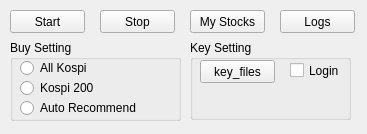
<?xml version="1.0" encoding="UTF-8"?>
<ui version="4.0">
 <class>Stock_gui</class>
 <widget class="QWidget" name="Stock_gui">
  <property name="geometry">
   <rect>
    <x>0</x>
    <y>0</y>
    <width>367</width>
    <height>134</height>
   </rect>
  </property>
  <property name="windowTitle">
   <string>Auto Stock</string>
  </property>
  <property name="windowIcon">
   <iconset>
    <normaloff>img/chart-line-g3a7c2e109_1280.ico</normaloff>img/chart-line-g3a7c2e109_1280.ico</iconset>
  </property>
  <widget class="QPushButton" name="Start_btn">
   <property name="geometry">
    <rect>
     <x>10</x>
     <y>10</y>
     <width>75</width>
     <height>23</height>
    </rect>
   </property>
   <property name="text">
    <string>Start</string>
   </property>
  </widget>
  <widget class="QPushButton" name="Stop_btn">
   <property name="geometry">
    <rect>
     <x>100</x>
     <y>10</y>
     <width>75</width>
     <height>23</height>
    </rect>
   </property>
   <property name="text">
    <string>Stop</string>
   </property>
  </widget>
  <widget class="QGroupBox" name="Buy_setting_Gurop">
   <property name="geometry">
    <rect>
     <x>10</x>
     <y>40</y>
     <width>171</width>
     <height>81</height>
    </rect>
   </property>
   <property name="title">
    <string>Buy Setting</string>
   </property>
   <widget class="QRadioButton" name="All_kospi">
    <property name="geometry">
     <rect>
      <x>10</x>
      <y>20</y>
      <width>121</width>
      <height>16</height>
     </rect>
    </property>
    <property name="text">
     <string>All Kospi</string>
    </property>
   </widget>
   <widget class="QRadioButton" name="Auto_recommend_kospi">
    <property name="geometry">
     <rect>
      <x>10</x>
      <y>60</y>
      <width>121</width>
      <height>16</height>
     </rect>
    </property>
    <property name="text">
     <string>Auto Recommend</string>
    </property>
   </widget>
   <widget class="QRadioButton" name="Kospi_200">
    <property name="geometry">
     <rect>
      <x>10</x>
      <y>40</y>
      <width>121</width>
      <height>16</height>
     </rect>
    </property>
    <property name="text">
     <string>Kospi 200</string>
    </property>
   </widget>
  </widget>
  <widget class="QPushButton" name="Show_my_stock_btn">
   <property name="geometry">
    <rect>
     <x>190</x>
     <y>10</y>
     <width>75</width>
     <height>23</height>
    </rect>
   </property>
   <property name="text">
    <string>My Stocks</string>
   </property>
  </widget>
  <widget class="QPushButton" name="Show_log_btn">
   <property name="geometry">
    <rect>
     <x>280</x>
     <y>10</y>
     <width>75</width>
     <height>23</height>
    </rect>
   </property>
   <property name="text">
    <string>Logs</string>
   </property>
  </widget>
  <widget class="QGroupBox" name="Key_Settings_Gurop">
   <property name="geometry">
    <rect>
     <x>190</x>
     <y>40</y>
     <width>161</width>
     <height>80</height>
    </rect>
   </property>
   <property name="title">
    <string>Key Setting</string>
   </property>
   <widget class="QPushButton" name="Key_file_btn">
    <property name="geometry">
     <rect>
      <x>10</x>
      <y>20</y>
      <width>75</width>
      <height>23</height>
     </rect>
    </property>
    <property name="text">
     <string>key_files</string>
    </property>
   </widget>
   <widget class="QLabel" name="Key_status_label">
    <property name="geometry">
     <rect>
      <x>10</x>
      <y>50</y>
      <width>71</width>
      <height>21</height>
     </rect>
    </property>
    <property name="text">
     <string/>
    </property>
    <property name="alignment">
     <set>Qt::AlignCenter</set>
    </property>
   </widget>
   <widget class="QCheckBox" name="Use_login_check">
    <property name="geometry">
     <rect>
      <x>100</x>
      <y>20</y>
      <width>61</width>
      <height>21</height>
     </rect>
    </property>
    <property name="text">
     <string>Login</string>
    </property>
   </widget>
  </widget>
 </widget>
 <resources/>
 <connections/>
</ui>
